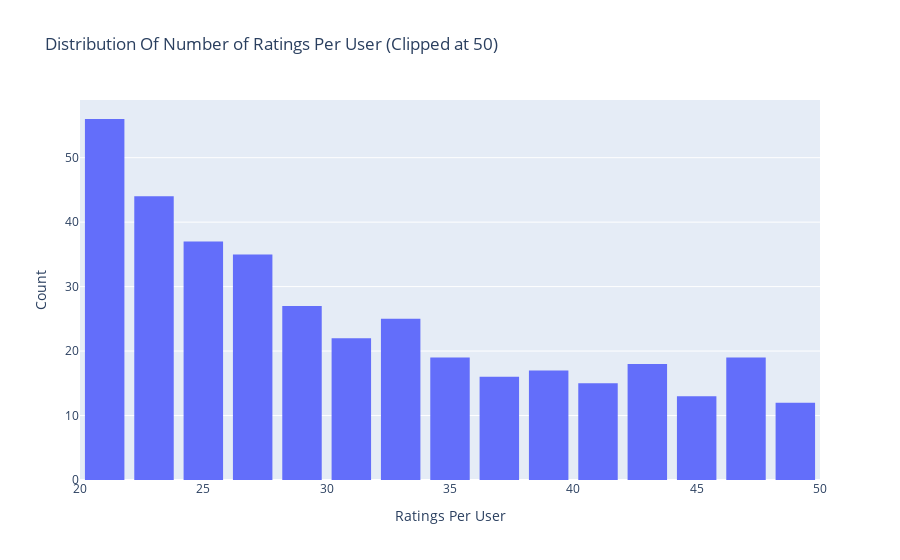

Notebook code cell kept with this figure:
### Markdown cell above
## Ratings Distribution By User

### Code cell
# Number of ratings per user
data = df.groupby('user_id')['rating'].count().clip(upper=50)

# Create trace
trace = go.Histogram(x = data.values,
                     name = 'Ratings',
                     xbins = dict(start = 0,
                                  end = 50,
                                  size = 2))
# Create layout
layout = go.Layout(title = 'Distribution Of Number of Ratings Per User (Clipped at 50)',
                   xaxis = dict(title = 'Ratings Per User'),
                   yaxis = dict(title = 'Count'),
                   bargap = 0.2)

# Create plot
fig = go.Figure(data=[trace], layout=layout)
iplot(fig)

### Figure 1 — Plotly figure (JSON) as saved in the notebook; plotly's stock layout.template omitted (floating-point values rounded to 4 significant figures; data arrays with more than 128 entries replaced by an {"elided": "..."} marker saying what was removed)
{"data": [{"name": "Ratings", "type": "histogram", "x": {"elided": "943 int values"}, "xbins": {"end": 50, "size": 2, "start": 0}}], "layout": {"bargap": 0.2, "title": {"text": "Distribution Of Number of Ratings Per User (Clipped at 50)"}, "xaxis": {"title": {"text": "Ratings Per User"}}, "yaxis": {"title": {"text": "Count"}}}}
